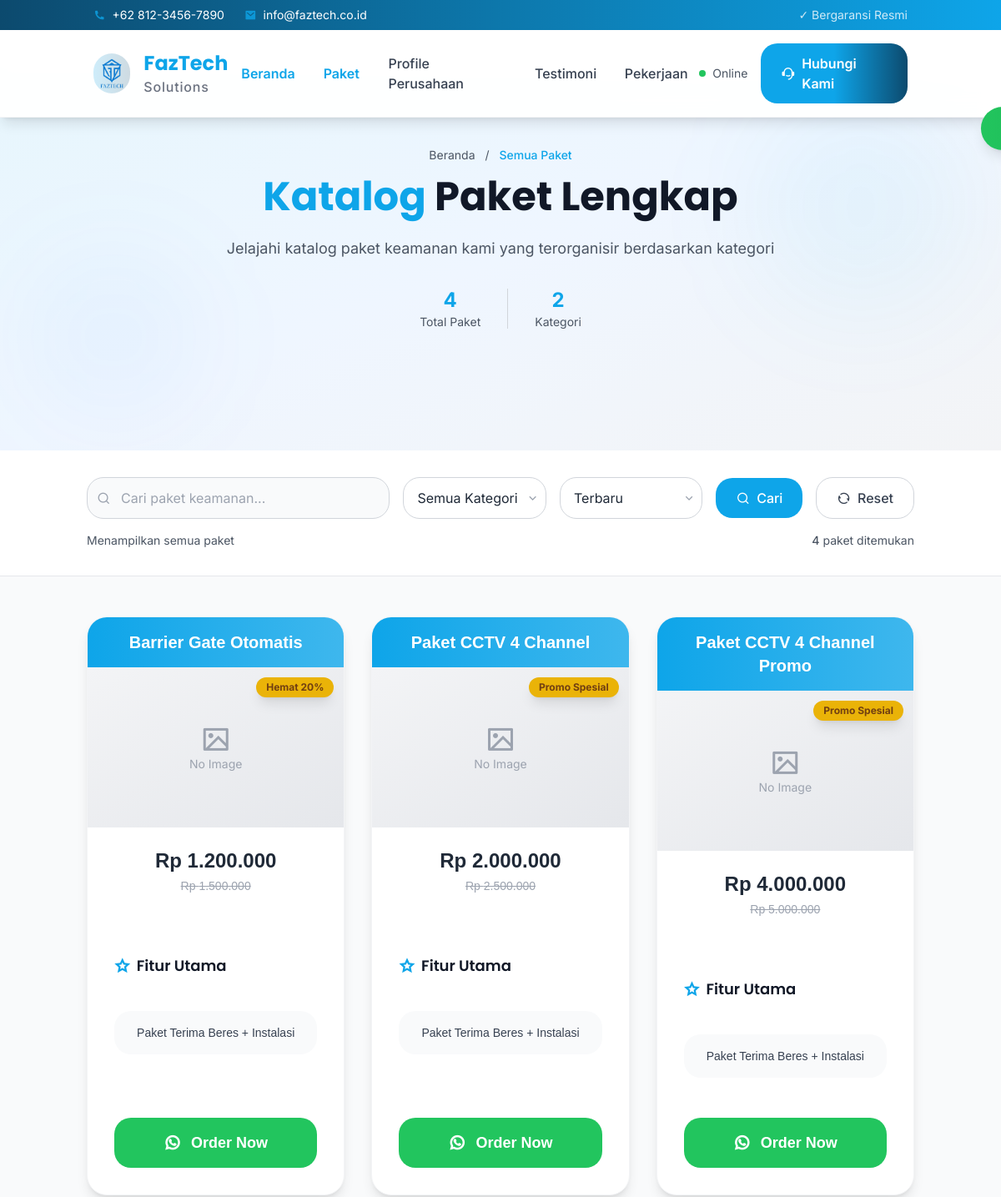
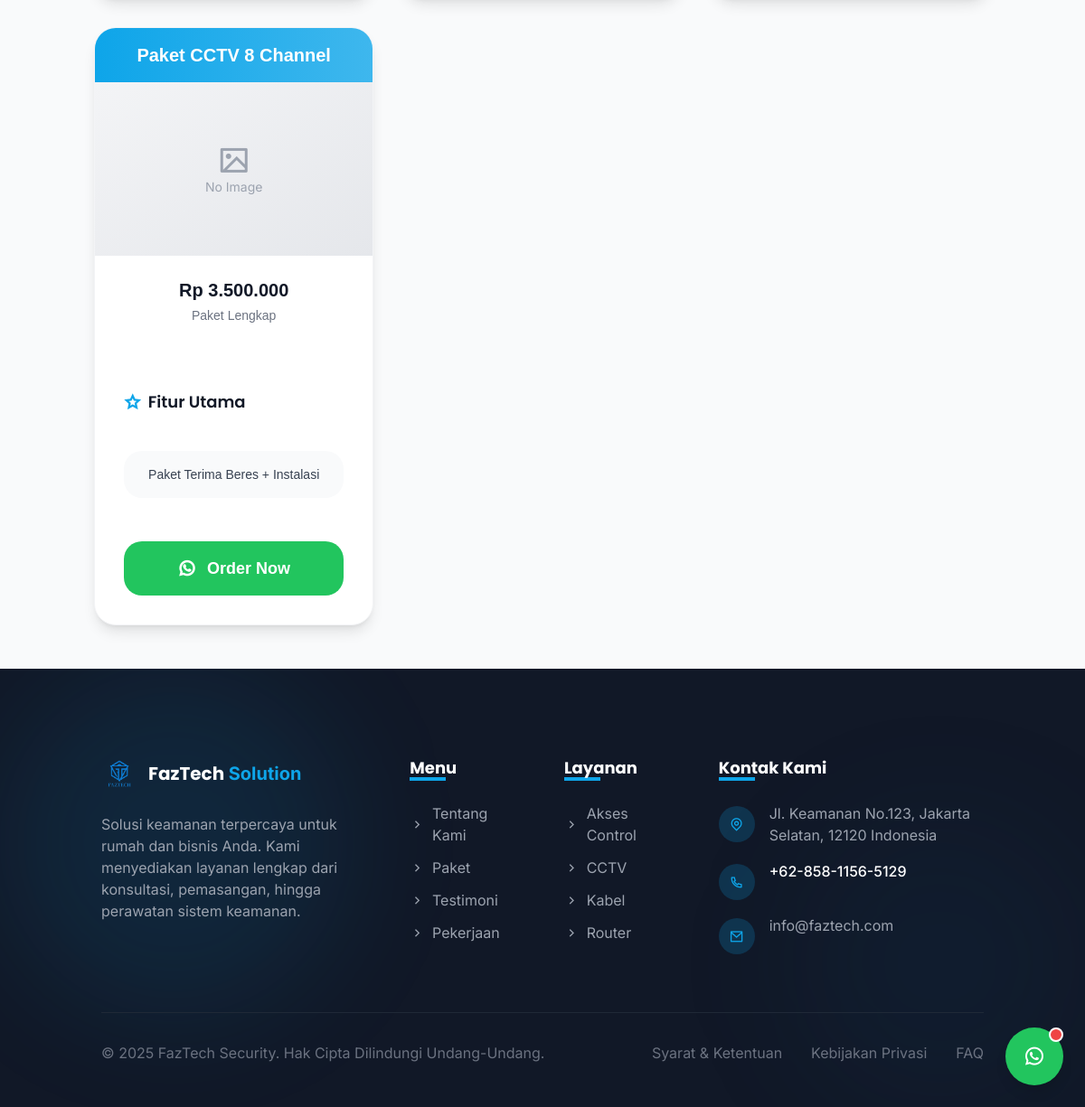
Screenshot of /index.php/beranda/produk with the database file from the repository (2 pictures, top to bottom).
### tables this page shows
CREATE TABLE IF NOT EXISTS `produk` (
  `id` int(11) NOT NULL AUTO_INCREMENT,
  `nama_produk` varchar(200) NOT NULL,
  `kategori` varchar(100) NOT NULL,
  `harga` decimal(10,2) NOT NULL,
  `harga_promo` decimal(10,2) NULL,
  `is_promo` tinyint(1) DEFAULT 0,
  `promo_label` varchar(100) NULL,
  `stok` int(11) DEFAULT 0,
  `deskripsi` text,
  `gambar` varchar(255) DEFAULT NULL,
  `tanggal_dibuat` timestamp NOT NULL DEFAULT CURRENT_TIMESTAMP,
  `tanggal_diperbarui` timestamp NOT NULL DEFAULT CURRENT_TIMESTAMP ON UPDATE CURRENT_TIMESTAMP,
  PRIMARY KEY (`id`)
);

### application/controllers/Beranda.php (called while the page is built, shortened)
<?php
class Beranda extends CI_Controller
{
    public function __construct()
    {
        $this->load->model('Produk_model');
        $this->load->model('Testimoni_model');
        $this->load->model('Kontak_model');
        $this->load->model('Pekerjaan_model');
        $this->load->model('Profile_model');
    }
    public function produk()
    {
        $this->load->library('pagination');
        $kata_kunci = $this->input->get('search') ? $this->input->get('search') : '';
        $kategori = $this->input->get('kategori') ? $this->input->get('kategori') : '';
        $urutan = $this->input->get('urutan') ? $this->input->get('urutan') : 'terbaru';
        $page = $this->input->get('page') ? $this->input->get('page') : 1;
        $per_page = 12;
        $offset = ($page - 1) * $per_page;
        $produk = $this->Produk_model->ambil_produk_dengan_pagination($per_page, $offset, $kata_kunci, $kategori, $urutan);
        $total_produk = $this->Produk_model->hitung_total_produk_dengan_filter($kata_kunci, $kategori);
        $total_semua_produk = $this->Produk_model->hitung_total_produk();
        $config['base_url'] = base_url('produk');
        $config['total_rows'] = $total_produk;
        $config['per_page'] = $per_page;
        $config['page_query_string'] = TRUE;
        $config['query_string_segment'] = 'page';
        $config['reuse_query_string'] = TRUE;
        $config['full_tag_open'] = '<nav aria-label="Pagination"><ul class="flex justify-center space-x-2 mt-8">';
        $config['full_tag_close'] = '</ul></nav>';
        $config['first_link'] = 'Pertama';
        $config['first_tag_open'] = '<li>';
        $config['first_tag_close'] = '</li>';
        $config['last_link'] = 'Terakhir';
        $config['last_tag_open'] = '<li>';
        $config['last_tag_close'] = '</li>';
        $config['next_link'] = 'Selanjutnya';
        $config['next_tag_open'] = '<li>';
        $config['next_tag_close'] = '</li>';
        $config['prev_link'] = 'Sebelumnya';
        $config['prev_tag_open'] = '<li>';
        $config['prev_tag_close'] = '</li>';
        $config['cur_tag_open'] = '<li><span class="px-4 py-2 bg-primary text-white rounded-lg">';
        $config['cur_tag_close'] = '</span></li>';
        $config['num_links'] = 3;
        $config['num_tag_open'] = '<li>';
        $config['num_tag_close'] = '</li>';
        $config['attributes'] = array('class' => 'px-4 py-2 border border-gray-300 rounded-lg hover:bg-gray-50 transition-colors');
        $this->pagination->initialize($config);
        $data['judul'] = 'Semua Produk - FazTech';
        $data['produk'] = $produk;
        $data['kategori_produk'] = $this->Produk_model->ambil_semua_kategori();
        $data['kata_kunci'] = $kata_kunci;
        $data['kategori_terpilih'] = $kategori;
        $data['urutan_terpilih'] = $urutan;
        $data['total_produk'] = $total_produk;
        $data['total_semua_produk'] = $total_semua_produk;
        $data['pagination_links'] = $this->pagination->create_links();
        $data['current_page'] = $page;
        $data['total_pages'] = ceil($total_produk / $per_page);
        $data['sudah_login'] = false;
        $data['nama_pengguna'] = '';
        $data['peran_pengguna'] = '';
        $this->load->view('beranda/produk', $data);
    }
}

### index.php (called while the page is built, shortened)
<?php
require_once BASEPATH . 'core/CodeIgniter.php';

### application/models/Produk_model.php (called while the page is built, shortened)
<?php
class Produk_model extends CI_Model
{
   public function ambil_semua_kategori()
   {
      $this->db->select('kategori');
      $this->db->group_by('kategori');
      $this->db->order_by('kategori', 'ASC');
      return $this->db->get('produk')->result();
   }
   public function ambil_produk_dengan_pagination($limit, $offset, $kata_kunci = '', $kategori = '', $urutan = 'kategori')
   {
      $this->db->select('*');
      switch ($urutan) {
         default:
            $this->db->order_by('kategori', 'ASC');
            $this->db->order_by('nama_produk', 'ASC');
            break;
      }
      $this->db->limit($limit, $offset);
      return $this->db->get('produk')->result();
   }
}

### application/views/beranda/produk.php (the view, shortened to what this page needs)
<section class="py-24 bg-gradient-to-br from-primary/10 via-blue-50 to-gray-100 relative overflow-hidden">
    <div class="absolute inset-0 overflow-hidden">
        <div class="absolute top-10 right-10 w-64 h-64 bg-primary/5 rounded-full filter blur-3xl"></div>
        <div class="absolute bottom-10 left-10 w-48 h-48 bg-blue-500/5 rounded-full filter blur-3xl"></div>
    </div>
    <div class="container mx-auto px-4 relative z-10">
        <div class="text-center mb-12" data-aos="fade-up">
            <nav class="text-sm text-gray-600 mb-4">
                <a href="<?= base_url() ?>" class="hover:text-primary transition-colors">Beranda</a>
                <span class="mx-2">/</span>
                <span class="text-primary font-medium">Semua Paket</span>
            </nav>
            <h1 class="text-4xl md:text-5xl font-bold text-gray-900 mb-6">
                <span class="text-primary">Katalog</span> Paket Lengkap
            </h1>
            <p class="text-gray-600 max-w-2xl mx-auto text-lg">
                Jelajahi katalog paket keamanan kami yang terorganisir berdasarkan kategori
            </p>
            <div class="flex justify-center items-center space-x-8 mt-8">
                <div class="text-center">
                    <div class="text-2xl font-bold text-primary"><?= $total_semua_produk ?></div>
                    <div class="text-sm text-gray-600">Total Paket</div>
                </div>
                <div class="text-center">
                    <div class="text-2xl font-bold text-primary"><?= count($kategori_produk) ?></div>
                    <div class="text-sm text-gray-600">Kategori</div>
                </div>
            </div>
        </div>
    </div>
</section>
<section class="py-8 bg-white border-b border-gray-200 top-16 z-30 shadow-sm">
    <div class="container mx-auto px-4">
        <form method="GET" action="<?= base_url('produk') ?>" class="flex flex-col md:flex-row gap-4 items-start md:items-center md:justify-between">
            <div class="w-full md:flex-1 md:max-w-md">
                <div class="relative">
                    <input type="text" name="search"
                        value="<?= htmlspecialchars($kata_kunci) ?>"
                        placeholder="Cari paket keamanan..."
                        class="w-full pl-10 pr-4 py-3 border border-gray-300 rounded-xl focus:ring-2 focus:ring-primary focus:border-transparent outline-none transition-all duration-200 bg-gray-50 hover:bg-white">
                    <i class="ri-search-line absolute left-3 top-1/2 transform -translate-y-1/2 text-gray-400"></i>
                </div>
            </div>
            <div class="flex flex-col sm:flex-row md:flex-row gap-3 sm:gap-4 w-full md:w-auto md:flex-wrap md:items-center">
                <div class="relative w-full sm:flex-1 md:w-auto">
                    <select name="kategori"
                        class="appearance-none bg-white border border-gray-300 rounded-xl px-4 py-3 pr-8 focus:ring-2 focus:ring-primary focus:border-transparent outline-none transition-all duration-200 w-full md:min-w-[150px]">
                        <option value="">Semua Kategori</option>
                    </select>
                </div>
                <div class="relative w-full sm:flex-1 md:w-auto">
                    <select name="urutan"
                        class="appearance-none bg-white border border-gray-300 rounded-xl px-4 py-3 pr-8 focus:ring-2 focus:ring-primary focus:border-transparent outline-none transition-all duration-200 w-full md:min-w-[150px]">
                        <option value="terbaru" <?= ($urutan_terpilih == 'terbaru') ? 'selected' : '' ?>>Terbaru</option>
                    </select>
                </div>
                <button type="submit"
                    class="bg-primary text-white px-6 py-3 rounded-xl hover:bg-primary/90 transition-all duration-200 font-medium flex items-center justify-center w-full sm:w-auto md:w-auto">
                    <i class="ri-search-line mr-2"></i>
                    Cari
                </button>
                <a href="<?= base_url('produk') ?>"
                    class="border border-gray-300 text-gray-700 px-6 py-3 rounded-xl hover:bg-gray-50 transition-all duration-200 font-medium flex items-center justify-center w-full sm:w-auto md:w-auto">
                    <i class="ri-refresh-line mr-2"></i>
                    Reset
                </a>
            </div>
        </form>
        <div class="mt-4 flex flex-col sm:flex-row sm:justify-between sm:items-center gap-2 text-sm text-gray-600">
            <div class="flex flex-wrap items-center gap-2">
                <?php if (!empty($kata_kunci) || !empty($kategori_terpilih)): ?>
                    <span>Menampilkan hasil untuk:</span>
                    <?php if (!empty($kata_kunci)): ?>
                        <span class="bg-primary/10 text-primary px-2 py-1 rounded-md font-medium">"<?= htmlspecialchars($kata_kunci) ?>"</span>
                    <?php endif; ?>
                    <?php if (!empty($kategori_terpilih)): ?>
                        <span class="bg-blue-100 text-blue-700 px-2 py-1 rounded-md font-medium"><?= $kategori_terpilih ?></span>
                    <?php endif; ?>
                <?php else: ?>
                    <span>Menampilkan semua paket</span>
                <?php endif; ?>
            </div>
            <div class="text-right sm:text-left">
                <span class="font-medium"><?= $total_produk ?></span> paket ditemukan
            </div>
        </div>
    </div>
</section>
<section class="py-12 bg-gray-50">
    <div class="container mx-auto px-4">
        <?php if (empty($produk)): ?>
            <div class="text-center py-20">
                <div class="flex flex-col items-center">
                    <i class="ri-search-line ri-4x text-gray-300 mb-6"></i>
                    <h3 class="text-2xl font-bold text-gray-900 mb-4">Tidak Ada Paket Ditemukan</h3>
                    <p class="text-gray-600 mb-6 max-w-md">
                        Maaf, tidak ada paket yang sesuai dengan kriteria pencarian Anda.
                        Coba ubah kata kunci atau filter yang digunakan.
                    </p>
                    <a href="<?= base_url('produk') ?>"
                        class="bg-primary text-white px-6 py-3 rounded-xl hover:bg-primary/90 transition-colors font-medium">
                        Lihat Semua Paket
                    </a>
                </div>
            </div>
        <?php else: ?>
            <div class="grid grid-cols-1 md:grid-cols-2 lg:grid-cols-3 xl:grid-cols-4 gap-8">
                <?php foreach ($produk as $index => $item): ?>
                    <div class="bg-white rounded-2xl shadow-lg hover:shadow-xl transition-all duration-300 transform hover:-translate-y-2 border border-gray-100 overflow-hidden relative flex flex-col h-full"
                        data-aos="fade-up"
                        data-aos-delay="<?= 100 + ($index * 50) ?>">
                        <div class="p-4 bg-gradient-to-r from-primary to-primary/80 text-white text-center">
                            <h3 class="text-xl font-bold" style="font-family: 'DM Sans', sans-serif;">
                                <?= $item->nama_produk ?>
                            </h3>
                        </div>
                        <div class="relative overflow-hidden">
                            <div class="w-full h-48 bg-gradient-to-br from-gray-100 to-gray-200 flex items-center justify-center">
                                <?php if (!empty($item->gambar)): ?>
                                    <img src="<?= base_url('uploads/products/' . $item->gambar) ?>"
                                        alt="<?= $item->nama_produk ?>"
                                        class="w-full h-full object-contain">
                                <?php else: ?>
                                    <div class="text-center text-gray-400">
                                        <i class="ri-image-line text-4xl mb-2"></i>
                                        <p class="text-sm">No Image</p>
                                    </div>
                                <?php endif; ?>
                            </div>
                            <?php if ($item->is_promo && $item->harga_promo): ?>
                                <div class="absolute top-3 right-3 z-20">
                                    <div class="bg-yellow-500 text-yellow-900 px-3 py-1 rounded-full text-xs font-bold shadow-lg">
                                        <?= $item->promo_label ?: 'PROMO' ?>
                                    </div>
                                </div>
                            <?php endif; ?>
                        </div>
                        <div class="p-6 bg-white">
                            <div class="text-center mb-4" style="font-family: 'DM Sans', sans-serif;">
                                <?php if ($item->is_promo && $item->harga_promo): ?>
                                    <div class="text-2xl font-bold text-black-600 mb-1">Rp <?= number_format($item->harga_promo, 0, ',', '.') ?></div>
                                    <div class="text-sm text-gray-400 line-through">Rp <?= number_format($item->harga, 0, ',', '.') ?></div>
                                <?php else: ?>
                                    <div class="text-xl font-bold text-gray-900 mb-1">Rp <?= number_format($item->harga, 0, ',', '.') ?></div>
                                    <div class="text-sm text-gray-500">Paket Lengkap</div>
                                <?php endif; ?>
                            </div>
                        </div>
                        <div class="p-8 flex flex-col flex-1" style="font-family: 'DM Sans', sans-serif;">
                            <div class="mb-6">
                                <h4 class="text-lg font-semibold text-gray-900 mb-4 flex items-center">
                                    <i class="ri-star-line text-primary mr-2"></i>
                                    Fitur Utama
                                </h4>
                            </div>
                            <div class="mb-6">
                                <div class="bg-gray-50 rounded-xl p-4">
                                    <div class="text-center">
                                        <p class="text-sm text-gray-700 font-medium">Paket Terima Beres + Instalasi</p>
                                    </div>
                                </div>
                            </div>
                            <div class="flex-grow"></div>
                            <div class="text-center mt-6">
                                <button onclick="generateWhatsAppLink('<?= $item->nama_produk ?>', <?= ($item->is_promo && $item->harga_promo) ? $item->harga_promo : $item->harga ?>)"
                                    class="w-full bg-green-500 text-white py-4 px-6 rounded-xl hover:bg-green-600 transition-all duration-200 font-semibold text-lg flex items-center justify-center">
                                    <i class="ri-whatsapp-line mr-3 text-xl"></i>
                                    Order Now
                                </button>
                            </div>
                        </div>
                    </div>
                <?php endforeach; ?>
            </div>
        <?php endif; ?>
    </div>
</section>

### rows the page displays
produk: id "4", nama_produk "Paket CCTV 4 Channel Promo", promo_label "Promo Spesial", harga_promo "4.000.000", harga "5.000.000"
produk: nama_produk "Barrier Gate Otomatis", promo_label "Hemat 20%", harga_promo "1.200.000", harga "1.500.000"
produk: nama_produk "Paket CCTV 4 Channel", promo_label "Promo Spesial", harga_promo "2.000.000", harga "2.500.000"
produk: nama_produk "Paket CCTV 8 Channel", harga "3.500.000"

### other values shown
count($kategori_produk) "2"
